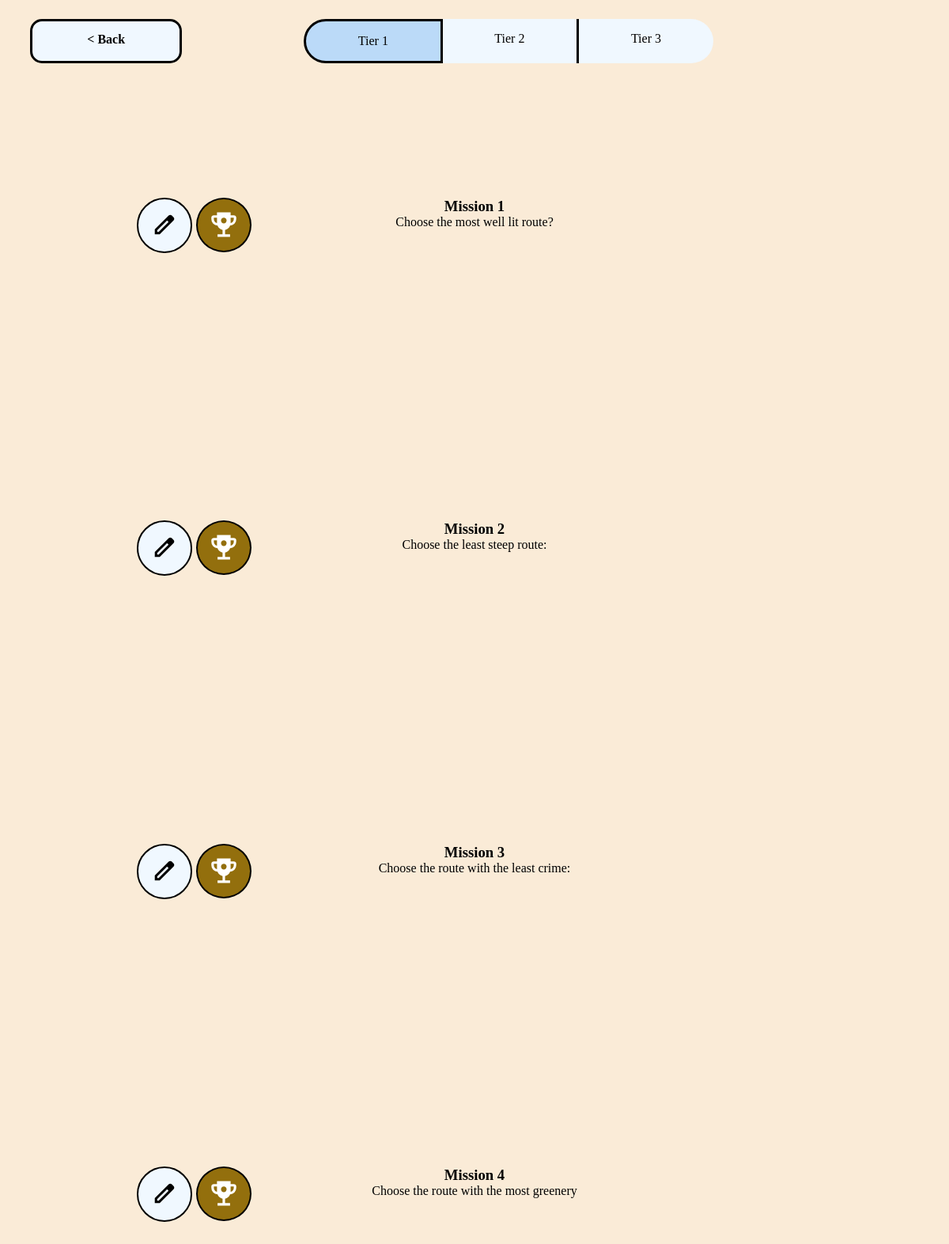
The page /missions_t1 (signed in) on the database its author committed.
### tables this page shows
CREATE TABLE missions(missionID INTEGER PRIMARY KEY, question TEXT, focusIndicator TEXT CHECK(focusIndicator IN ('length','lighting','crime','greenery','gradient')), startNode INTEGER, endNode INTEGER, answer TEXT CHECK(answer IN ('Red','Green','Blue')), tier INTEGER, FOREIGN KEY(startNode) REFERENCES nodes(nodeID), FOREIGN KEY(endNode) REFERENCES nodes(nodeID));

### server.py (the view)
@app.route("/missions_t1", methods=["GET"])
def missions_1():
    if not isUserAuthenticated():
        return redirect(url_for("index"))
    if isUserAuthenticated(adminNeeded=True):
        mission_html = "missions_t1_admin.html"
    else:
        mission_html = "missions_t1.html"
    myDatabase = DatabaseMethods()
    missions = []
    try:
        database_response = myDatabase.getMissionTier(1) # get all missions of tier 1
        for m in database_response:
            id = m[0]
            question = m[1]
            missions.append({
                'question': question,
                'id': id
            })
    except Exception as e:
        print("Error: ", e)
    finally:
        myDatabase.closeConnection()
        return render_template(mission_html, missions=missions)

### database_methods.py (called while the page is built)
    def __del__(self):
        try:
            self.connection.commit()
            self.connection.close()
        except:
            pass

    def getMissionTier(self,tier):
        try:
            cursor=self.connection.cursor()
            cursor.execute("SELECT missionID, question, answer FROM missions WHERE tier =?",(tier,))
            tierMissions=cursor.fetchall()
            cursor.close()
            return(tierMissions)
        except(sqlite3.ProgrammingError):
            print("Database connection has already been closed")

    def closeConnection(self): # Please call this when you're finished
        self.connection.commit()
        self.connection.close()

### server.py (called while the page is built)
def isUserAuthenticated(adminNeeded=False, devNeeded=False, overrideDebug=False):
    if app.debug and not overrideDebug:
        return True
    if adminNeeded:
        return bool(session.get("user_role") == "A" or session.get("user_role") == "M")
    elif devNeeded:
        return bool(session.get("user_role") == "M")
    return bool(session.get("user_name"))

### templates/missions_t1_admin.html (shortened to what this page needs)
<!DOCTYPE html>
<html lang="en">
<head>
    <link rel="stylesheet" href="{{ url_for('static', filename='mission_style.css') }}">
</head>
<body>
    <div id="topbar">
        <a href="map.html" id="backbutton">< Back</a>
        <div id="tierselect">
            <a href="missions_t1" class="tierbutton" id="tier1">Tier 1</a>
            <a href="missions_t2" class="tierbutton" id="tier2">Tier 2</a>
            <a href="missions_t3" class="tierbutton" id="tier3">Tier 3</a>
        </div>
    </div>
    <div id="missiondisplay">
        {% for mission in missions %}
        <div class="mission" name="{{ mission.id }}">
            <div class="icons">
                <a class="editbutton" href="/edit_mission?id={{ mission.id }}"></a>
                <div class="trophy">
                </div>
            </div>
            <div class="missiontext" name="{{ mission.id }}">
                <h3>Mission {{ mission.id }}</h3>
                <p>{{ mission.question }}</p>
            </div>
        </div>
        {% endfor %}
    </div>
</body>
</html>

### static/mission_style.css (style rules this page uses)
* { margin: 0; padding: 0; }
body { padding-top: 2%; background-color: antiquewhite; }
#topbar { display: grid; grid-template-columns: auto auto auto; text-align: center; }
#backbutton { display: block; background-color: aliceblue; width: 40%; border-radius: 15px; text-decoration: none; color: black; padding: 14px 16px; font-weight: bold; margin: 0 10%; border-style: solid; border-color: black; transition: 200ms ease; }
#tierselect { display: grid; grid-template-columns: auto auto auto; }
.tierbutton { background-color: aliceblue; text-decoration: none; padding: 16px 16px; color: black; border-width: 3px; transition: 200ms ease; }
#tier1 { border-radius: 30px 0px 0px 30px; border-right-style: solid; border-right-color: black; }
#tier3 { border-radius: 0px 30px 30px 0px; border-left-style: solid; border-left-color: black; }
#missiondisplay { text-align: center; margin-top: 10%; padding: 30px; display: grid; grid-auto-rows: auto; gap: 20px; height: 40vh; overflow-y: scroll; scrollbar-width: none; }
.mission { width: 75%; margin: 0 auto; padding: 20px; height: 10vh; display: grid; grid-template-columns: 10% 80% 10%; visibility: visible; transition: 200ms ease; }
.trophy { width: 50px; height: 50px; border-radius: 100%; border-color: black; border-style: solid; border-width: 2px; padding: 12px 8px 3px 8px; }
.editbutton { border-radius: 100%; background-color: aliceblue; border-width: 2px; width: 50px; height: 50px; padding: 16px 8px 0px 8px; margin-right: 5px; border-color: black; border-style: solid; }
.icons { display:grid; grid-template-columns: auto auto; justify-content: left; }

### rows shown on the page
missions: id "1", question "Choose the most well lit route?"
missions: id "2", question "Choose the least steep route:"
missions: id "3", question "Choose the route with the least crime:"
missions: id "4", question "Choose the route with the most greenery"
